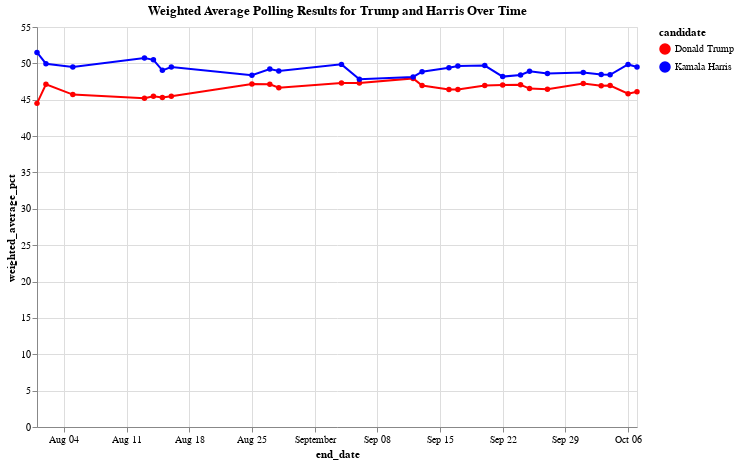

Here is the notebook cell this chart was saved with:
### Code cell
# Pivot the data so that we have both candidates' weighted averages in the same row for each end_date
df_pivot = df_weighted_averages.pivot(index='end_date', columns='candidate_name', values='weighted_average_pct').reset_index()

# Create the line chart with points, showing both candidates' weighted percentages in the tooltip
chart = alt.Chart(df_pivot).transform_fold(
    ['Donald Trump', 'Kamala Harris'],  # Specify the candidates to include
    as_=['candidate', 'weighted_average_pct']  # Assign new names for the folded fields
).mark_line(point=True).encode(
    x='end_date:T',  # Temporal encoding for end_date
    y='weighted_average_pct:Q',  # Quantitative encoding for weighted averages
    color=alt.Color('candidate:N', scale=alt.Scale(domain=['Donald Trump', 'Kamala Harris'], range=['red', 'blue'])),  # Custom colors
    

tooltip=['end_date:T', 'Kamala Harris:Q','Donald Trump:Q'] 

 # Tooltip to display both candidates' percentages
).properties(
    title='Weighted Average Polling Results for Trump and Harris Over Time',
    width=600,
    height=400
)

chart.show()

### Figure 1 — Vega-Lite specification as saved in the notebook (floating-point values rounded to 4 significant figures)
{"config": {"view": {"continuousWidth": 300, "continuousHeight": 300}}, "data": {"name": "data-25b8624ba20e5acab700a15f4d355590"}, "mark": {"type": "line", "point": true}, "encoding": {"color": {"field": "candidate", "scale": {"domain": ["Donald Trump", "Kamala Harris"], "range": ["red", "blue"]}, "type": "nominal"}, "tooltip": [{"field": "end_date", "type": "temporal"}, {"field": "Kamala Harris", "type": "quantitative"}, {"field": "Donald Trump", "type": "quantitative"}], "x": {"field": "end_date", "type": "temporal"}, "y": {"field": "weighted_average_pct", "type": "quantitative"}}, "height": 400, "title": "Weighted Average Polling Results for Trump and Harris Over Time", "transform": [{"fold": ["Donald Trump", "Kamala Harris"], "as": ["candidate", "weighted_average_pct"]}], "width": 600, "$schema": "https://vega.github.io/schema/vega-lite/v5.20.1.json", "datasets": {"data-25b8624ba20e5acab700a15f4d355590": [{"end_date": "2024-08-01T00:00:00", "Donald Trump": 44.5, "Kamala Harris": 51.5}, {"end_date": "2024-08-02T00:00:00", "Donald Trump": 47.13, "Kamala Harris": 49.95}, {"end_date": "2024-08-05T00:00:00", "Donald Trump": 45.7, "Kamala Harris": 49.52}, {"end_date": "2024-08-13T00:00:00", "Donald Trump": 45.2, "Kamala Harris": 50.75}, {"end_date": "2024-08-14T00:00:00", "Donald Trump": 45.48, "Kamala Harris": 50.48}, {"end_date": "2024-08-15T00:00:00", "Donald Trump": 45.31, "Kamala Harris": 49.04}, {"end_date": "2024-08-16T00:00:00", "Donald Trump": 45.47, "Kamala Harris": 49.5}, {"end_date": "2024-08-25T00:00:00", "Donald Trump": 47.17, "Kamala Harris": 48.37}, {"end_date": "2024-08-27T00:00:00", "Donald Trump": 47.13, "Kamala Harris": 49.22}, {"end_date": "2024-08-28T00:00:00", "Donald Trump": 46.66, "Kamala Harris": 48.96}, {"end_date": "2024-09-04T00:00:00", "Donald Trump": 47.3, "Kamala Harris": 49.86}, {"end_date": "2024-09-06T00:00:00", "Donald Trump": 47.31, "Kamala Harris": 47.81}, {"end_date": "2024-09-12T00:00:00", "Donald Trump": 47.93, "Kamala Harris": 48.13}, {"end_date": "2024-09-13T00:00:00", "Donald Trump": 46.94, "Kamala Harris": 48.85}, {"end_date": "2024-09-16T00:00:00", "Donald Trump": 46.42, "Kamala Harris": 49.39}, {"end_date": "2024-09-17T00:00:00", "Donald Trump": 46.4, "Kamala Harris": 49.64}, {"end_date": "2024-09-20T00:00:00", "Donald Trump": 46.96, "Kamala Harris": 49.7}, {"end_date": "2024-09-22T00:00:00", "Donald Trump": 47.02, "Kamala Harris": 48.18}, {"end_date": "2024-09-24T00:00:00", "Donald Trump": 47.05, "Kamala Harris": 48.4}, {"end_date": "2024-09-25T00:00:00", "Donald Trump": 46.53, "Kamala Harris": 48.91}, {"end_date": "2024-09-27T00:00:00", "Donald Trump": 46.43, "Kamala Harris": 48.59}, {"end_date": "2024-10-01T00:00:00", "Donald Trump": 47.24, "Kamala Harris": 48.75}, {"end_date": "2024-10-03T00:00:00", "Donald Trump": 46.93, "Kamala Harris": 48.47}, {"end_date": "2024-10-04T00:00:00", "Donald Trump": 46.95, "Kamala Harris": 48.42}, {"end_date": "2024-10-06T00:00:00", "Donald Trump": 45.83, "Kamala Harris": 49.85}, {"end_date": "2024-10-07T00:00:00", "Donald Trump": 46.1, "Kamala Harris": 49.51}]}}
